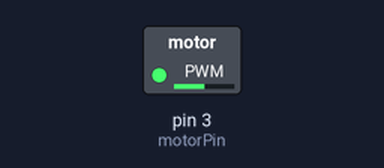
This sketch was run on a simulated Arduino Uno, built with avr-gcc and run on an emulated ATmega328P. Parts: switched loads named in the sketch (green lamp = pin HIGH).

Above: at 0.1 s.
Timing chart, 0 to 94.8 s (numbered marks = the images above):
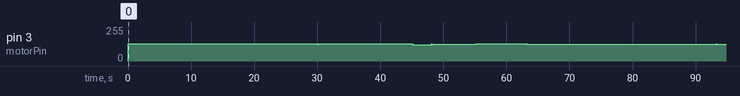

The sketch:

sketch_feb2a.ino
```cpp
const int motorPin = 3;
const int delayTime = 1500;

void setup() {
  pinMode(motorPin, OUTPUT);
}

void loop() {
  /*
    תדירות גבוהה או נמוכה נקבעת לפי זמן השהייה בין פולסים.
    נוכל ליצור זמן השהייה כרצוננו בעזרת הפונקציה-
    delayMicroseconds()
    הפונ' הזאת עדיפה כי היא יוצרת השהייה קצרה שמתאימה יותר לפולסים.

    אם נשנה את זמן ההשהייה בין כיבוי והדלקה,
    נקבל תדירוץת אחרת, וכל תדירות מתפרשת לזווית אחרת במעלות.
  */
  for (int i=500; i<=2500; i += 500){ // החלף זמן השהייה

    for(int j=0; j<1000; j++){  // הישאר במשך 1000 איטרציות על הכיוון הנוכחי
      digitalWrite(motorPin, HIGH);
      delayMicroseconds(i);

      digitalWrite(motorPin, LOW);
      delayMicroseconds(i);
    }

  }

}
```
